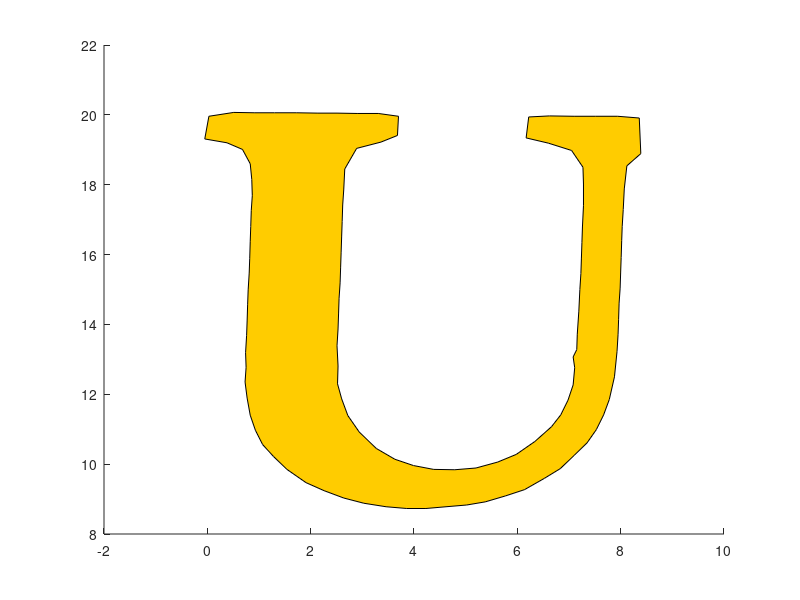

Here is the MATLAB script that generated this plot: (Note: this script raises an error after producing the figure.)
%% script_1
%
%   This script produces the first letter of the logo.
%

%read in data
data = csvread('data/letter_1.csv');
%plot data
p = patch(data(:,1), data(:,2), [1 0.8 0]);
p.LineWidth = 2;

%% SOLUTION: Breakout 1

% %read in data
% data = csvread('data/letter_1.csv');
% %plot data
% p = patch(data(:,1), data(:,2), [1, 0.8, 0]);  % per reviewer comment
% p.LineWidth = 2;
